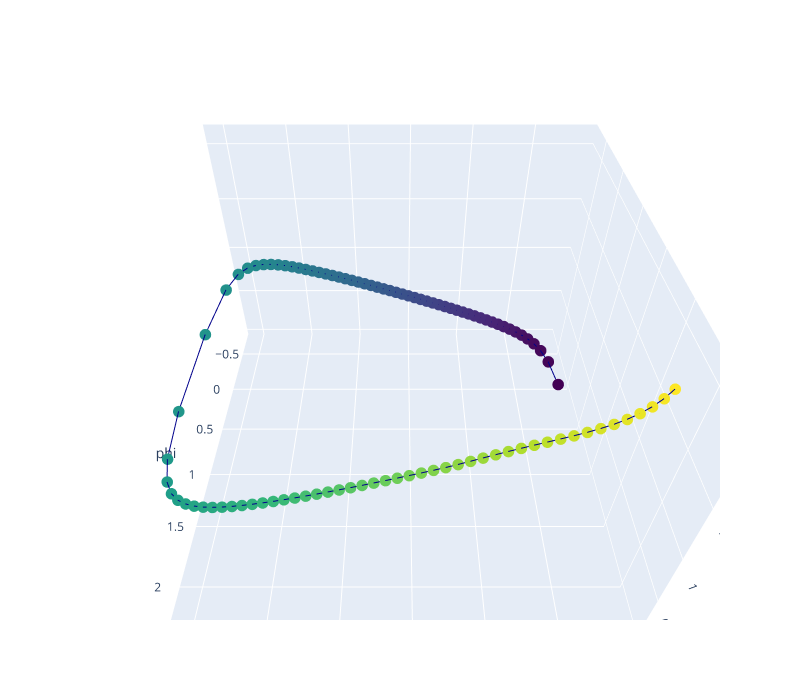

Write notebook code for a chart like this one.
### Code cell
def plot_angles():
    fig = go.Figure(data=go.Scatter3d(
    x=result.y[0], y=result.y[1], z=result.t,
    marker=dict(
        size=4,
        color=result.t,
        colorscale='Viridis',
    ),
    line=dict(
        color='darkblue',
        width=2
    )
    ))

    fig.update_layout(
    width=800,
    height=700,
    autosize=False,
    scene=dict(
        xaxis_title='theta',
        yaxis_title='phi',
        zaxis_title='time',
        camera=dict(
            up=dict(
                x=0,
                y=0,
                z=1
            ),
            eye=dict(
                x=0,
                y=1.0707,
                z=1,
            )
        ),
        aspectratio=dict(x=1, y=1, z=0.7),
        aspectmode='manual'
        ),
    )

    fig.show()

plot_angles()
